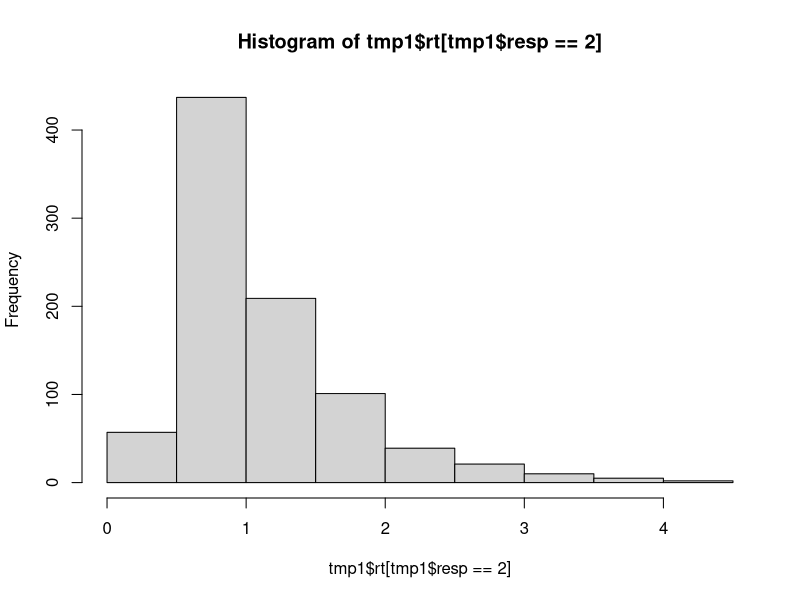
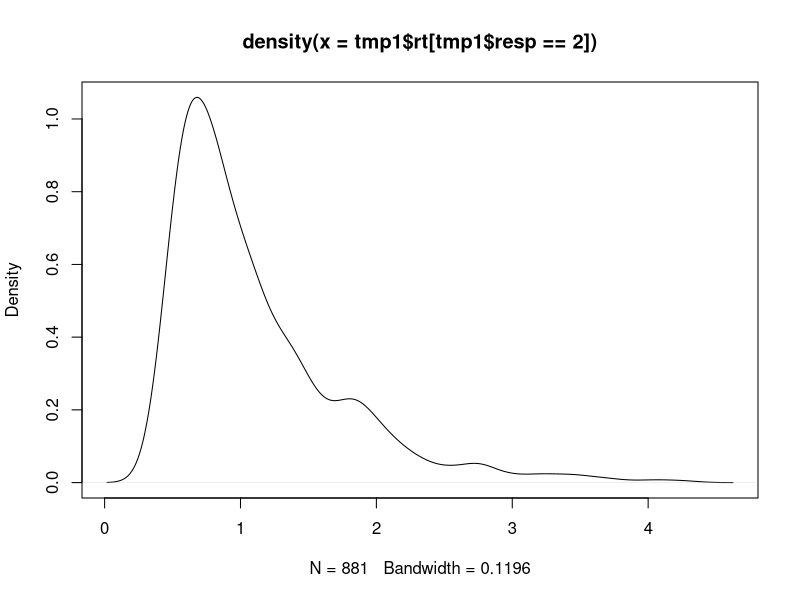
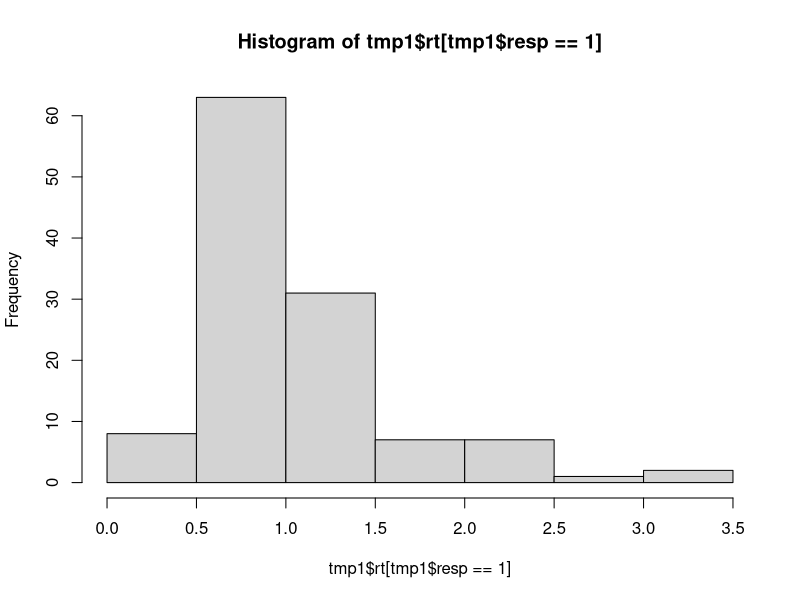
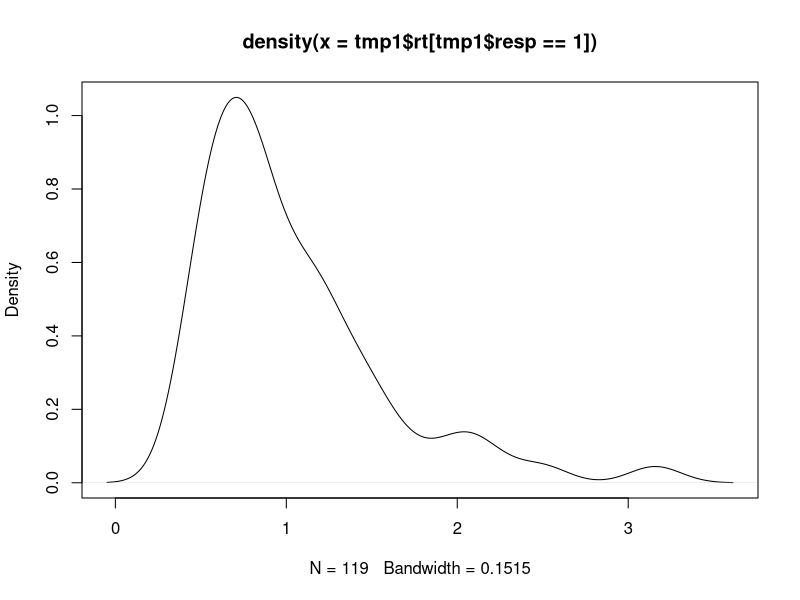

These charts were generated, in order, by the following R code: (Note: this script raises an error after producing the figures.)
simDiffusion=function(N,v,as,ell,ter,z,s,dt,maxiter) {
  resp = rep(-1,N)
  rt = rep(-1,N)
  x = array(NA,c(N,maxiter+1))
  av = as * exp(-ell*(1:maxiter)) 
  x[,1] = z
  iter = 0
  keep = rep(TRUE,N)
  a = av[iter+1]
  while (iter < maxiter) {
    iter = iter + 1
    x[keep,iter+1] = x[keep,iter] + v*dt + s*sqrt(dt)*rnorm(sum(keep))
    if (any(x[keep,iter+1] > a)) {
      resp[keep & x[,iter+1]> a] = 2
      rt[keep & x[,iter+1]> a] = ter + iter*dt - dt/2
      keep[keep & x[,iter+1]> a] = FALSE
    } 
    if (any(x[keep,iter+1] < 0)) {
      resp[keep & x[,iter+1]<0] = 1
      rt[keep & x[,iter+1]<0] = ter + iter*dt - dt/2
      keep[keep & x[,iter+1]<0] = FALSE
    }
    if (sum(keep)==0) {
      break
    }
  }
  return(list(resp=resp,rt=rt,x=x))
}


N=1000
v=1
as=2
ell = .0002
ter=0.3
z=as/2
s=1
dt=0.001
maxiter=10000


begin1=proc.time()
tmp1=simDiffusion(N=N,v=v,as=as, ell = ell, ter=ter,z=z,s=s,dt=dt,maxiter=maxiter)
end1=proc.time()
print(end1-begin1)
cat("Correct Proportion: ",mean(tmp1$resp==2),"\n")
cat("Error Proportion: ",mean(tmp1$resp==1),"\n")
cat("Mean Correct RT: ",mean(tmp1$rt[tmp1$resp==2]),"\n")
cat("Mean Error RT: ",mean(tmp1$rt[tmp1$resp==1]),"\n")
hist(tmp1$rt[tmp1$resp==2])
plot(density(tmp1$rt[tmp1$resp==2]))
hist(tmp1$rt[tmp1$resp==1])
plot(density(tmp1$rt[tmp1$resp==1]))


begin2=proc.time()
tmp2=rdiffusion(n=N,a=a,v=v,t0=ter)
end2=proc.time()
print(end2-begin2)
tmp3=list(rt=tmp2$rt,resp=as.numeric(tmp2$response))
cat("Correct Proportion: ",mean(tmp3$resp==2),"\n")
cat("Error Proportion: ",mean(tmp3$resp==1),"\n")
cat("Mean Correct RT: ",mean(tmp3$rt[tmp3$resp==2]),"\n")
cat("Mean Error RT: ",mean(tmp3$rt[tmp3$resp==1]),"\n")
hist(tmp3$rt[tmp3$resp==2])
plot(density(tmp3$rt[tmp3$resp==2]))
hist(tmp3$rt[tmp3$resp==1])
plot(density(tmp3$rt[tmp3$resp==1]))